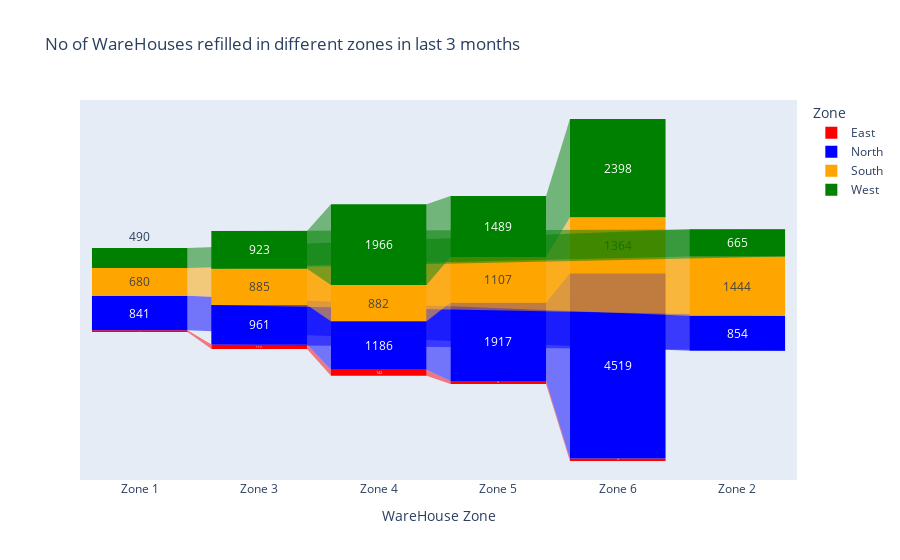

Write notebook code for a chart like this one.
### Code cell
fig = px.funnel(refill_df, x="WareHouse Zone", y="# of WareHouses refilled in last 3 months", color="Zone", title="No of WareHouses refilled in different zones in last 3 months",
               color_discrete_sequence = ['red', 'blue', 'orange', 'green'])
fig.show()

### Figure 1 — Plotly figure (JSON) as saved in the notebook; plotly's stock layout.template omitted (floating-point values rounded to 4 significant figures)
{"data": [{"hovertemplate": "Zone=East<br>WareHouse Zone=%{x}<br># of WareHouses refilled in last 3 months=%{y}<extra></extra>", "legendgroup": "East", "marker": {"color": "red"}, "name": "East", "orientation": "v", "showlegend": true, "type": "funnel", "x": ["Zone 1", "Zone 3", "Zone 4", "Zone 5", "Zone 6"], "xaxis": "x", "y": [43, 112, 142, 74, 58], "yaxis": "y"}, {"hovertemplate": "Zone=North<br>WareHouse Zone=%{x}<br># of WareHouses refilled in last 3 months=%{y}<extra></extra>", "legendgroup": "North", "marker": {"color": "blue"}, "name": "North", "orientation": "v", "showlegend": true, "type": "funnel", "x": ["Zone 1", "Zone 2", "Zone 3", "Zone 4", "Zone 5", "Zone 6"], "xaxis": "x", "y": [841, 854, 961, 1186, 1917, 4519], "yaxis": "y"}, {"hovertemplate": "Zone=South<br>WareHouse Zone=%{x}<br># of WareHouses refilled in last 3 months=%{y}<extra></extra>", "legendgroup": "South", "marker": {"color": "orange"}, "name": "South", "orientation": "v", "showlegend": true, "type": "funnel", "x": ["Zone 1", "Zone 2", "Zone 3", "Zone 4", "Zone 5", "Zone 6"], "xaxis": "x", "y": [680, 1444, 885, 882, 1107, 1364], "yaxis": "y"}, {"hovertemplate": "Zone=West<br>WareHouse Zone=%{x}<br># of WareHouses refilled in last 3 months=%{y}<extra></extra>", "legendgroup": "West", "marker": {"color": "green"}, "name": "West", "orientation": "v", "showlegend": true, "type": "funnel", "x": ["Zone 1", "Zone 2", "Zone 3", "Zone 4", "Zone 5", "Zone 6"], "xaxis": "x", "y": [490, 665, 923, 1966, 1489, 2398], "yaxis": "y"}], "layout": {"legend": {"title": {"text": "Zone"}, "tracegroupgap": 0}, "title": {"text": "No of WareHouses refilled in different zones in last 3 months"}, "xaxis": {"anchor": "y", "domain": [0, 1], "title": {"text": "WareHouse Zone"}}, "yaxis": {"anchor": "x", "domain": [0, 1], "title": {"text": "# of WareHouses refilled in last 3 months"}}}}
